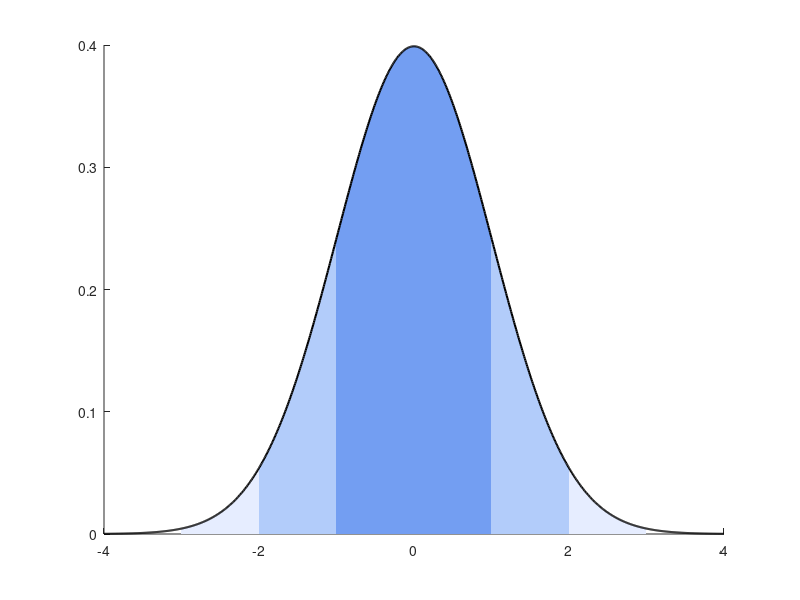

Recreate this plot in MATLAB. (Note: this script raises an error after producing the figure.)
% 0. Define custom normpdf (bypasses Statistics Toolbox requirement)
normpdf = @(x, mu, sigma) (1 / (sigma * sqrt(2*pi))) * exp(-((x - mu).^2) / (2 * sigma^2));

% 1. Define distribution parameters
mu = 0;      % Mean
sigma = 1;   % Standard deviation

% 2. X vector and PDF calculation
x = linspace(mu - 4*sigma, mu + 4*sigma, 1000);
y = normpdf(x, mu, sigma);

figure('Color', 'w');
hold on;

% 3. Fill regions
x3 = linspace(mu - 3*sigma, mu + 3*sigma, 500);
fill([x3, fliplr(x3)], [normpdf(x3, mu, sigma), zeros(1, length(x3))], ...
     [0.90 0.93 1.00], 'EdgeColor', 'none', 'DisplayName', '\pm 3\sigma (99.73%)');

x2 = linspace(mu - 2*sigma, mu + 2*sigma, 500);
fill([x2, fliplr(x2)], [normpdf(x2, mu, sigma), zeros(1, length(x2))], ...
     [0.70 0.80 0.98], 'EdgeColor', 'none', 'DisplayName', '\pm 2\sigma (95.45%)');

x1 = linspace(mu - 1*sigma, mu + 1*sigma, 500);
fill([x1, fliplr(x1)], [normpdf(x1, mu, sigma), zeros(1, length(x1))], ...
     [0.45 0.62 0.95], 'EdgeColor', 'none', 'DisplayName', '\pm \sigma (68.27%)');

% 4. Plot main curve
plot(x, y, 'k-', 'LineWidth', 1.5, 'HandleVisibility', 'off');

% 5. Add vertical reference lines
xline(mu, 'k--', 'LineWidth', 1.5, 'HandleVisibility', 'off');
for s = -3:3
    if s ~= 0
        xline(mu + s*sigma, 'k:', 'Color', [0.4 0.4 0.4], 'HandleVisibility', 'off');
    end
end

set(gca, 'FontSize', 16); % Define o tamanho dos números de X e Y

% 6. Figure styling
title('Empirical Rule', 'FontSize', 20,'FontWeight', 'bold');
xlabel('Standard Deviations from the Mean (\sigma)', 'FontSize', 18);
ylabel('Probability Density','FontSize', 18);
legend('Location', 'northeast','FontSize',16);
grid on;
box on;
hold off;
